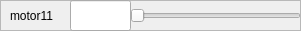
         <widget class="QFrame" name="frame_28">
          <property name="geometry">
           <rect>
            <x>0</x>
            <y>570</y>
            <width>301</width>
            <height>31</height>
           </rect>
          </property>
          <property name="frameShape">
           <enum>QFrame::StyledPanel</enum>
          </property>
          <property name="frameShadow">
           <enum>QFrame::Raised</enum>
          </property>
          <widget class="QSlider" name="motor11">
           <property name="geometry">
            <rect>
             <x>130</x>
             <y>0</y>
             <width>171</width>
             <height>31</height>
            </rect>
           </property>
           <property name="minimum">
            <number>-50</number>
           </property>
           <property name="maximum">
            <number>50</number>
           </property>
           <property name="value">
            <number>-50</number>
           </property>
           <property name="orientation">
            <enum>Qt::Horizontal</enum>
           </property>
          </widget>
          <widget class="QLabel" name="label_27">
           <property name="geometry">
            <rect>
             <x>10</x>
             <y>0</y>
             <width>91</width>
             <height>31</height>
            </rect>
           </property>
           <property name="text">
            <string>motor11</string>
           </property>
          </widget>
          <widget class="QFrame" name="frame_29">
           <property name="geometry">
            <rect>
             <x>40</x>
             <y>30</y>
             <width>301</width>
             <height>31</height>
            </rect>
           </property>
           <property name="frameShape">
            <enum>QFrame::StyledPanel</enum>
           </property>
           <property name="frameShadow">
            <enum>QFrame::Raised</enum>
           </property>
           <widget class="QSlider" name="horizontalSlider_22">
            <property name="geometry">
             <rect>
              <x>70</x>
              <y>0</y>
              <width>231</width>
              <height>31</height>
             </rect>
            </property>
            <property name="orientation">
             <enum>Qt::Horizontal</enum>
            </property>
           </widget>
           <widget class="QLabel" name="label_28">
            <property name="geometry">
             <rect>
              <x>10</x>
              <y>0</y>
              <width>91</width>
              <height>31</height>
             </rect>
            </property>
            <property name="text">
             <string>motor0</string>
            </property>
           </widget>
          </widget>
          <widget class="QLineEdit" name="setPoint_motor11">
           <property name="geometry">
            <rect>
             <x>70</x>
             <y>0</y>
             <width>61</width>
             <height>31</height>
            </rect>
           </property>
           <property name="readOnly">
            <bool>true</bool>
           </property>
          </widget>
         </widget>
